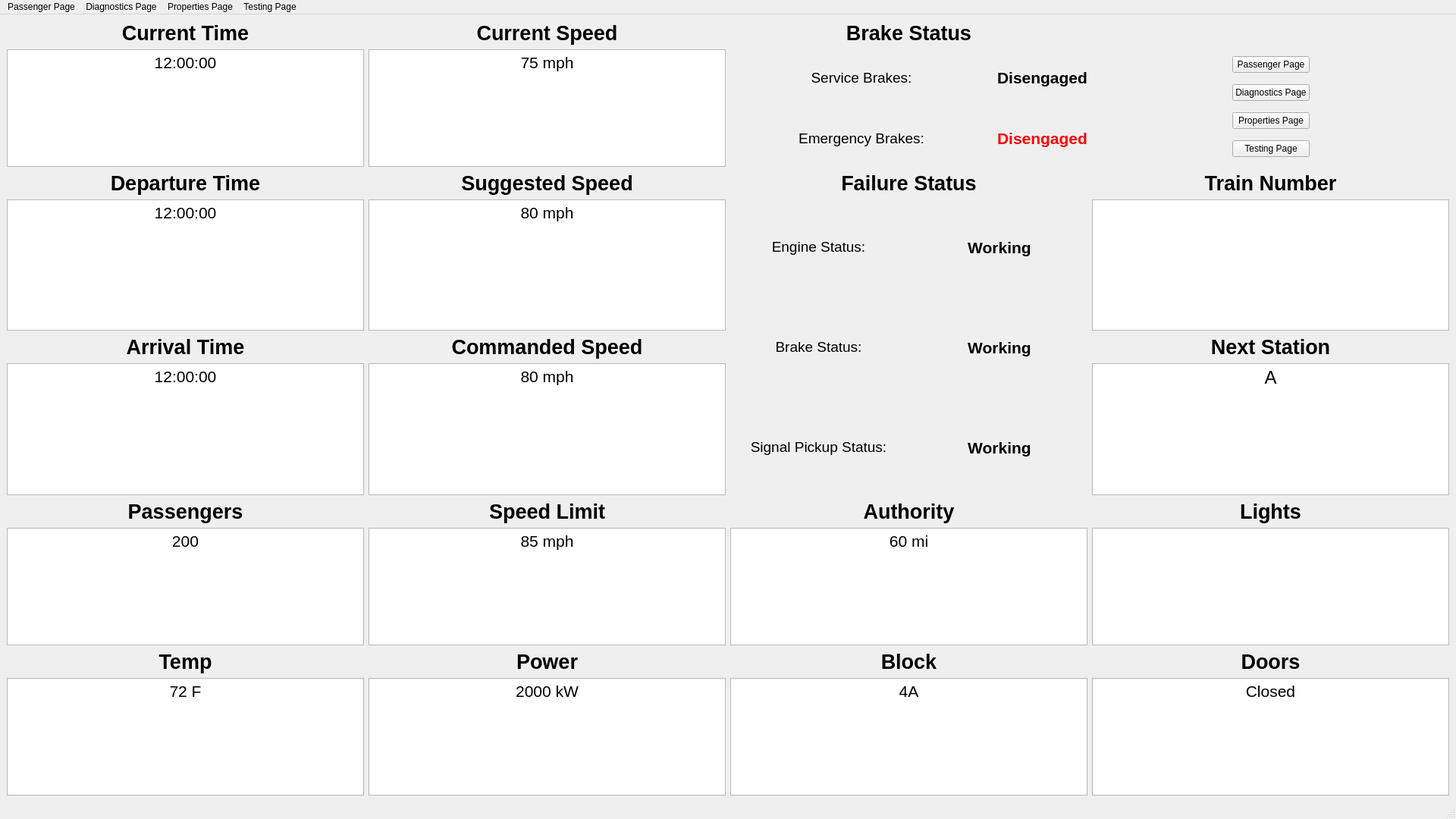
<?xml version="1.0" encoding="UTF-8"?>
<ui version="4.0">
 <class>TrainModel</class>
 <widget class="QMainWindow" name="TrainModel">
  <property name="geometry">
   <rect>
    <x>0</x>
    <y>0</y>
    <width>1920</width>
    <height>1080</height>
   </rect>
  </property>
  <property name="windowTitle">
   <string>MainWindow</string>
  </property>
  <widget class="QWidget" name="centralwidget">
   <layout class="QGridLayout" name="gridLayout_5">
    <item row="0" column="0">
     <layout class="QGridLayout" name="gridLayout">
      <property name="sizeConstraint">
       <enum>QLayout::SetDefaultConstraint</enum>
      </property>
      <item row="4" column="4">
       <widget class="QLabel" name="label">
        <property name="font">
         <font>
          <family>Arial</family>
          <pointsize>20</pointsize>
          <weight>75</weight>
          <bold>true</bold>
         </font>
        </property>
        <property name="text">
         <string>Lights</string>
        </property>
        <property name="alignment">
         <set>Qt::AlignCenter</set>
        </property>
       </widget>
      </item>
      <item row="0" column="0">
       <widget class="QLabel" name="currentTime_label">
        <property name="font">
         <font>
          <family>Arial</family>
          <pointsize>20</pointsize>
          <weight>75</weight>
          <bold>true</bold>
         </font>
        </property>
        <property name="text">
         <string>Current Time</string>
        </property>
        <property name="textFormat">
         <enum>Qt::RichText</enum>
        </property>
        <property name="scaledContents">
         <bool>false</bool>
        </property>
        <property name="alignment">
         <set>Qt::AlignCenter</set>
        </property>
       </widget>
      </item>
      <item row="8" column="4">
       <layout class="QGridLayout" name="doors_grid">
        <item row="0" column="0">
         <widget class="QLabel" name="doors_label">
          <property name="font">
           <font>
            <family>Arial</family>
            <pointsize>20</pointsize>
            <weight>75</weight>
            <bold>true</bold>
           </font>
          </property>
          <property name="text">
           <string>Doors</string>
          </property>
          <property name="textFormat">
           <enum>Qt::RichText</enum>
          </property>
          <property name="scaledContents">
           <bool>false</bool>
          </property>
          <property name="alignment">
           <set>Qt::AlignCenter</set>
          </property>
         </widget>
        </item>
       </layout>
      </item>
      <item row="1" column="3">
       <layout class="QGridLayout" name="brakeStatus_grid">
        <item row="0" column="0">
         <widget class="QLabel" name="serviceBrakes_label">
          <property name="font">
           <font>
            <family>Arial</family>
            <pointsize>14</pointsize>
            <weight>50</weight>
            <bold>false</bold>
           </font>
          </property>
          <property name="text">
           <string>Service Brakes:</string>
          </property>
          <property name="textFormat">
           <enum>Qt::RichText</enum>
          </property>
          <property name="scaledContents">
           <bool>false</bool>
          </property>
          <property name="alignment">
           <set>Qt::AlignCenter</set>
          </property>
         </widget>
        </item>
        <item row="1" column="0">
         <widget class="QLabel" name="emergencyBrakes_label">
          <property name="sizePolicy">
           <sizepolicy hsizetype="Expanding" vsizetype="Preferred">
            <horstretch>0</horstretch>
            <verstretch>0</verstretch>
           </sizepolicy>
          </property>
          <property name="font">
           <font>
            <family>Arial</family>
            <pointsize>14</pointsize>
            <weight>50</weight>
            <bold>false</bold>
           </font>
          </property>
          <property name="text">
           <string>Emergency Brakes:</string>
          </property>
          <property name="textFormat">
           <enum>Qt::RichText</enum>
          </property>
          <property name="scaledContents">
           <bool>false</bool>
          </property>
          <property name="alignment">
           <set>Qt::AlignCenter</set>
          </property>
         </widget>
        </item>
        <item row="1" column="1">
         <widget class="QLabel" name="emergencyBrakes_indicator">
          <property name="font">
           <font>
            <family>Arial</family>
            <pointsize>16</pointsize>
            <weight>75</weight>
            <bold>true</bold>
           </font>
          </property>
          <property name="autoFillBackground">
           <bool>false</bool>
          </property>
          <property name="text">
           <string>&lt;html&gt;&lt;head/&gt;&lt;body&gt;&lt;p&gt;&lt;span style=&quot; color:#ff0004;&quot;&gt;Disengaged&lt;/span&gt;&lt;/p&gt;&lt;/body&gt;&lt;/html&gt;</string>
          </property>
          <property name="alignment">
           <set>Qt::AlignCenter</set>
          </property>
         </widget>
        </item>
        <item row="0" column="1">
         <widget class="QLabel" name="serviceBrakes_indicator">
          <property name="font">
           <font>
            <family>Arial</family>
            <pointsize>16</pointsize>
            <weight>75</weight>
            <bold>true</bold>
           </font>
          </property>
          <property name="text">
           <string>Disengaged</string>
          </property>
          <property name="alignment">
           <set>Qt::AlignCenter</set>
          </property>
         </widget>
        </item>
       </layout>
      </item>
      <item row="0" column="3">
       <widget class="QLabel" name="brakeStatus_label">
        <property name="font">
         <font>
          <family>Arial</family>
          <pointsize>20</pointsize>
          <weight>75</weight>
          <bold>true</bold>
         </font>
        </property>
        <property name="text">
         <string>Brake Status</string>
        </property>
        <property name="textFormat">
         <enum>Qt::RichText</enum>
        </property>
        <property name="scaledContents">
         <bool>false</bool>
        </property>
        <property name="alignment">
         <set>Qt::AlignCenter</set>
        </property>
       </widget>
      </item>
      <item row="1" column="4">
       <layout class="QGridLayout" name="page_buttons_grid">
        <item row="1" column="0">
         <spacer name="horizontalSpacer">
          <property name="orientation">
           <enum>Qt::Horizontal</enum>
          </property>
          <property name="sizeHint" stdset="0">
           <size>
            <width>40</width>
            <height>20</height>
           </size>
          </property>
         </spacer>
        </item>
        <item row="0" column="1">
         <widget class="QPushButton" name="passengerPage_button">
          <property name="text">
           <string>Passenger Page</string>
          </property>
         </widget>
        </item>
        <item row="1" column="1">
         <widget class="QPushButton" name="diagnostics_button">
          <property name="text">
           <string>Diagnostics Page</string>
          </property>
         </widget>
        </item>
        <item row="2" column="1">
         <widget class="QPushButton" name="propertiesPage_button">
          <property name="text">
           <string>Properties Page</string>
          </property>
         </widget>
        </item>
        <item row="1" column="2">
         <spacer name="horizontalSpacer_2">
          <property name="orientation">
           <enum>Qt::Horizontal</enum>
          </property>
          <property name="sizeHint" stdset="0">
           <size>
            <width>40</width>
            <height>20</height>
           </size>
          </property>
         </spacer>
        </item>
        <item row="3" column="1">
         <widget class="QPushButton" name="testingPage_button">
          <property name="text">
           <string>Testing Page</string>
          </property>
         </widget>
        </item>
       </layout>
      </item>
      <item row="2" column="0">
       <widget class="QLabel" name="departureTime_label">
        <property name="font">
         <font>
          <family>Arial</family>
          <pointsize>20</pointsize>
          <weight>75</weight>
          <bold>true</bold>
         </font>
        </property>
        <property name="text">
         <string>Departure Time</string>
        </property>
        <property name="scaledContents">
         <bool>false</bool>
        </property>
        <property name="alignment">
         <set>Qt::AlignCenter</set>
        </property>
       </widget>
      </item>
      <item row="0" column="2">
       <widget class="QLabel" name="currentSpeed_label">
        <property name="font">
         <font>
          <family>Arial</family>
          <pointsize>20</pointsize>
          <weight>75</weight>
          <bold>true</bold>
         </font>
        </property>
        <property name="text">
         <string>Current Speed</string>
        </property>
        <property name="textFormat">
         <enum>Qt::RichText</enum>
        </property>
        <property name="scaledContents">
         <bool>false</bool>
        </property>
        <property name="alignment">
         <set>Qt::AlignCenter</set>
        </property>
       </widget>
      </item>
      <item row="3" column="2">
       <layout class="QGridLayout" name="speed_grid">
        <item row="2" column="0">
         <widget class="QTextBrowser" name="suggestedSpeed_text">
          <property name="font">
           <font>
            <family>Arial</family>
            <pointsize>28</pointsize>
           </font>
          </property>
          <property name="verticalScrollBarPolicy">
           <enum>Qt::ScrollBarAlwaysOff</enum>
          </property>
          <property name="horizontalScrollBarPolicy">
           <enum>Qt::ScrollBarAlwaysOff</enum>
          </property>
          <property name="html">
           <string>&lt;!DOCTYPE HTML PUBLIC &quot;-//W3C//DTD HTML 4.0//EN&quot; &quot;http://www.w3.org/TR/REC-html40/strict.dtd&quot;&gt;
&lt;html&gt;&lt;head&gt;&lt;meta name=&quot;qrichtext&quot; content=&quot;1&quot; /&gt;&lt;style type=&quot;text/css&quot;&gt;
p, li { white-space: pre-wrap; }
&lt;/style&gt;&lt;/head&gt;&lt;body style=&quot; font-family:'Arial'; font-size:28pt; font-weight:400; font-style:normal;&quot;&gt;
&lt;p align=&quot;center&quot; style=&quot; margin-top:0px; margin-bottom:0px; margin-left:0px; margin-right:0px; -qt-block-indent:0; text-indent:0px;&quot;&gt;&lt;span style=&quot; font-family:'MS Shell Dlg 2'; font-size:16pt;&quot;&gt;80 mph&lt;/span&gt;&lt;/p&gt;
&lt;p align=&quot;center&quot; style=&quot;-qt-paragraph-type:empty; margin-top:0px; margin-bottom:0px; margin-left:0px; margin-right:0px; -qt-block-indent:0; text-indent:0px; font-family:'MS Shell Dlg 2'; font-size:16pt;&quot;&gt;&lt;br /&gt;&lt;/p&gt;&lt;/body&gt;&lt;/html&gt;</string>
          </property>
         </widget>
        </item>
        <item row="3" column="0">
         <widget class="QLabel" name="commandedSpeed_label">
          <property name="font">
           <font>
            <family>Arial</family>
            <pointsize>20</pointsize>
            <weight>75</weight>
            <bold>true</bold>
           </font>
          </property>
          <property name="text">
           <string>Commanded Speed</string>
          </property>
          <property name="alignment">
           <set>Qt::AlignCenter</set>
          </property>
         </widget>
        </item>
        <item row="4" column="0">
         <widget class="QTextBrowser" name="commandedSpeed_text">
          <property name="html">
           <string>&lt;!DOCTYPE HTML PUBLIC &quot;-//W3C//DTD HTML 4.0//EN&quot; &quot;http://www.w3.org/TR/REC-html40/strict.dtd&quot;&gt;
&lt;html&gt;&lt;head&gt;&lt;meta name=&quot;qrichtext&quot; content=&quot;1&quot; /&gt;&lt;style type=&quot;text/css&quot;&gt;
p, li { white-space: pre-wrap; }
&lt;/style&gt;&lt;/head&gt;&lt;body style=&quot; font-family:'MS Shell Dlg 2'; font-size:8.25pt; font-weight:400; font-style:normal;&quot;&gt;
&lt;p align=&quot;center&quot; style=&quot; margin-top:0px; margin-bottom:0px; margin-left:0px; margin-right:0px; -qt-block-indent:0; text-indent:0px;&quot;&gt;&lt;span style=&quot; font-size:16pt;&quot;&gt;80 mph&lt;/span&gt;&lt;/p&gt;
&lt;p align=&quot;center&quot; style=&quot;-qt-paragraph-type:empty; margin-top:0px; margin-bottom:0px; margin-left:0px; margin-right:0px; -qt-block-indent:0; text-indent:0px; font-size:16pt;&quot;&gt;&lt;br /&gt;&lt;/p&gt;&lt;/body&gt;&lt;/html&gt;</string>
          </property>
         </widget>
        </item>
       </layout>
      </item>
      <item row="3" column="0">
       <layout class="QGridLayout" name="time_grid">
        <item row="0" column="0">
         <widget class="QTextBrowser" name="departureTime_text">
          <property name="font">
           <font>
            <family>Arial</family>
            <pointsize>28</pointsize>
           </font>
          </property>
          <property name="verticalScrollBarPolicy">
           <enum>Qt::ScrollBarAlwaysOff</enum>
          </property>
          <property name="horizontalScrollBarPolicy">
           <enum>Qt::ScrollBarAlwaysOff</enum>
          </property>
          <property name="html">
           <string>&lt;!DOCTYPE HTML PUBLIC &quot;-//W3C//DTD HTML 4.0//EN&quot; &quot;http://www.w3.org/TR/REC-html40/strict.dtd&quot;&gt;
&lt;html&gt;&lt;head&gt;&lt;meta name=&quot;qrichtext&quot; content=&quot;1&quot; /&gt;&lt;style type=&quot;text/css&quot;&gt;
p, li { white-space: pre-wrap; }
&lt;/style&gt;&lt;/head&gt;&lt;body style=&quot; font-family:'Arial'; font-size:28pt; font-weight:400; font-style:normal;&quot;&gt;
&lt;p align=&quot;center&quot; style=&quot; margin-top:0px; margin-bottom:0px; margin-left:0px; margin-right:0px; -qt-block-indent:0; text-indent:0px;&quot;&gt;&lt;span style=&quot; font-family:'MS Shell Dlg 2'; font-size:16pt;&quot;&gt;12:00:00&lt;/span&gt;&lt;/p&gt;&lt;/body&gt;&lt;/html&gt;</string>
          </property>
         </widget>
        </item>
        <item row="1" column="0">
         <widget class="QLabel" name="arrivalTime_label">
          <property name="font">
           <font>
            <family>Arial</family>
            <pointsize>20</pointsize>
            <weight>75</weight>
            <bold>true</bold>
           </font>
          </property>
          <property name="text">
           <string>Arrival Time</string>
          </property>
          <property name="textFormat">
           <enum>Qt::RichText</enum>
          </property>
          <property name="scaledContents">
           <bool>false</bool>
          </property>
          <property name="alignment">
           <set>Qt::AlignCenter</set>
          </property>
         </widget>
        </item>
        <item row="2" column="0">
         <widget class="QTextBrowser" name="arrivalTime_text">
          <property name="font">
           <font>
            <family>Arial</family>
            <pointsize>28</pointsize>
           </font>
          </property>
          <property name="verticalScrollBarPolicy">
           <enum>Qt::ScrollBarAlwaysOff</enum>
          </property>
          <property name="horizontalScrollBarPolicy">
           <enum>Qt::ScrollBarAlwaysOff</enum>
          </property>
          <property name="html">
           <string>&lt;!DOCTYPE HTML PUBLIC &quot;-//W3C//DTD HTML 4.0//EN&quot; &quot;http://www.w3.org/TR/REC-html40/strict.dtd&quot;&gt;
&lt;html&gt;&lt;head&gt;&lt;meta name=&quot;qrichtext&quot; content=&quot;1&quot; /&gt;&lt;style type=&quot;text/css&quot;&gt;
p, li { white-space: pre-wrap; }
&lt;/style&gt;&lt;/head&gt;&lt;body style=&quot; font-family:'Arial'; font-size:28pt; font-weight:400; font-style:normal;&quot;&gt;
&lt;p align=&quot;center&quot; style=&quot; margin-top:0px; margin-bottom:0px; margin-left:0px; margin-right:0px; -qt-block-indent:0; text-indent:0px;&quot;&gt;&lt;span style=&quot; font-family:'MS Shell Dlg 2'; font-size:16pt;&quot;&gt;12:00:00&lt;/span&gt;&lt;/p&gt;&lt;/body&gt;&lt;/html&gt;</string>
          </property>
         </widget>
        </item>
       </layout>
      </item>
      <item row="8" column="0">
       <widget class="QLabel" name="temp_label">
        <property name="font">
         <font>
          <family>Arial</family>
          <pointsize>20</pointsize>
          <weight>75</weight>
          <bold>true</bold>
         </font>
        </property>
        <property name="text">
         <string>Temp</string>
        </property>
        <property name="textFormat">
         <enum>Qt::RichText</enum>
        </property>
        <property name="scaledContents">
         <bool>false</bool>
        </property>
        <property name="alignment">
         <set>Qt::AlignCenter</set>
        </property>
       </widget>
      </item>
      <item row="2" column="2">
       <widget class="QLabel" name="suggestedSpeed_label">
        <property name="font">
         <font>
          <family>Arial</family>
          <pointsize>20</pointsize>
          <weight>75</weight>
          <bold>true</bold>
         </font>
        </property>
        <property name="text">
         <string>Suggested Speed</string>
        </property>
        <property name="textFormat">
         <enum>Qt::RichText</enum>
        </property>
        <property name="scaledContents">
         <bool>false</bool>
        </property>
        <property name="alignment">
         <set>Qt::AlignCenter</set>
        </property>
       </widget>
      </item>
      <item row="6" column="3">
       <widget class="QTextBrowser" name="authority_text">
        <property name="verticalScrollBarPolicy">
         <enum>Qt::ScrollBarAlwaysOff</enum>
        </property>
        <property name="horizontalScrollBarPolicy">
         <enum>Qt::ScrollBarAlwaysOff</enum>
        </property>
        <property name="html">
         <string>&lt;!DOCTYPE HTML PUBLIC &quot;-//W3C//DTD HTML 4.0//EN&quot; &quot;http://www.w3.org/TR/REC-html40/strict.dtd&quot;&gt;
&lt;html&gt;&lt;head&gt;&lt;meta name=&quot;qrichtext&quot; content=&quot;1&quot; /&gt;&lt;style type=&quot;text/css&quot;&gt;
p, li { white-space: pre-wrap; }
&lt;/style&gt;&lt;/head&gt;&lt;body style=&quot; font-family:'MS Shell Dlg 2'; font-size:8.25pt; font-weight:400; font-style:normal;&quot;&gt;
&lt;p align=&quot;center&quot; style=&quot; margin-top:0px; margin-bottom:0px; margin-left:0px; margin-right:0px; -qt-block-indent:0; text-indent:0px;&quot;&gt;&lt;span style=&quot; font-size:16pt;&quot;&gt;60 mi&lt;/span&gt;&lt;/p&gt;&lt;/body&gt;&lt;/html&gt;</string>
        </property>
       </widget>
      </item>
      <item row="9" column="2">
       <widget class="QTextBrowser" name="power_text">
        <property name="font">
         <font>
          <family>Arial</family>
          <pointsize>28</pointsize>
         </font>
        </property>
        <property name="verticalScrollBarPolicy">
         <enum>Qt::ScrollBarAlwaysOff</enum>
        </property>
        <property name="horizontalScrollBarPolicy">
         <enum>Qt::ScrollBarAlwaysOff</enum>
        </property>
        <property name="html">
         <string>&lt;!DOCTYPE HTML PUBLIC &quot;-//W3C//DTD HTML 4.0//EN&quot; &quot;http://www.w3.org/TR/REC-html40/strict.dtd&quot;&gt;
&lt;html&gt;&lt;head&gt;&lt;meta name=&quot;qrichtext&quot; content=&quot;1&quot; /&gt;&lt;style type=&quot;text/css&quot;&gt;
p, li { white-space: pre-wrap; }
&lt;/style&gt;&lt;/head&gt;&lt;body style=&quot; font-family:'Arial'; font-size:28pt; font-weight:400; font-style:normal;&quot;&gt;
&lt;p align=&quot;center&quot; style=&quot; margin-top:0px; margin-bottom:0px; margin-left:0px; margin-right:0px; -qt-block-indent:0; text-indent:0px;&quot;&gt;&lt;span style=&quot; font-family:'MS Shell Dlg 2'; font-size:16pt;&quot;&gt;2000 kW&lt;/span&gt;&lt;/p&gt;&lt;/body&gt;&lt;/html&gt;</string>
        </property>
       </widget>
      </item>
      <item row="8" column="2">
       <widget class="QLabel" name="power_label">
        <property name="font">
         <font>
          <family>Arial</family>
          <pointsize>20</pointsize>
          <weight>75</weight>
          <bold>true</bold>
         </font>
        </property>
        <property name="text">
         <string>Power</string>
        </property>
        <property name="textFormat">
         <enum>Qt::RichText</enum>
        </property>
        <property name="scaledContents">
         <bool>false</bool>
        </property>
        <property name="alignment">
         <set>Qt::AlignCenter</set>
        </property>
       </widget>
      </item>
      <item row="4" column="0">
       <widget class="QLabel" name="passengers_label">
        <property name="font">
         <font>
          <family>Arial</family>
          <pointsize>20</pointsize>
          <weight>75</weight>
          <bold>true</bold>
         </font>
        </property>
        <property name="text">
         <string>Passengers</string>
        </property>
        <property name="textFormat">
         <enum>Qt::RichText</enum>
        </property>
        <property name="scaledContents">
         <bool>false</bool>
        </property>
        <property name="alignment">
         <set>Qt::AlignCenter</set>
        </property>
       </widget>
      </item>
      <item row="4" column="2">
       <widget class="QLabel" name="speedLimit_label">
        <property name="font">
         <font>
          <family>Arial</family>
          <pointsize>20</pointsize>
          <weight>75</weight>
          <bold>true</bold>
         </font>
        </property>
        <property name="text">
         <string>Speed Limit</string>
        </property>
        <property name="textFormat">
         <enum>Qt::RichText</enum>
        </property>
        <property name="scaledContents">
         <bool>false</bool>
        </property>
        <property name="alignment">
         <set>Qt::AlignCenter</set>
        </property>
       </widget>
      </item>
      <item row="1" column="2">
       <widget class="QTextBrowser" name="currentSpeed_text">
        <property name="font">
         <font>
          <family>Arial</family>
          <pointsize>28</pointsize>
         </font>
        </property>
        <property name="verticalScrollBarPolicy">
         <enum>Qt::ScrollBarAlwaysOff</enum>
        </property>
        <property name="horizontalScrollBarPolicy">
         <enum>Qt::ScrollBarAlwaysOff</enum>
        </property>
        <property name="html">
         <string>&lt;!DOCTYPE HTML PUBLIC &quot;-//W3C//DTD HTML 4.0//EN&quot; &quot;http://www.w3.org/TR/REC-html40/strict.dtd&quot;&gt;
&lt;html&gt;&lt;head&gt;&lt;meta name=&quot;qrichtext&quot; content=&quot;1&quot; /&gt;&lt;style type=&quot;text/css&quot;&gt;
p, li { white-space: pre-wrap; }
&lt;/style&gt;&lt;/head&gt;&lt;body style=&quot; font-family:'Arial'; font-size:28pt; font-weight:400; font-style:normal;&quot;&gt;
&lt;p align=&quot;center&quot; style=&quot; margin-top:0px; margin-bottom:0px; margin-left:0px; margin-right:0px; -qt-block-indent:0; text-indent:0px;&quot;&gt;&lt;span style=&quot; font-family:'MS Shell Dlg 2'; font-size:16pt;&quot;&gt;75 mph&lt;/span&gt;&lt;/p&gt;&lt;/body&gt;&lt;/html&gt;</string>
        </property>
       </widget>
      </item>
      <item row="3" column="4">
       <layout class="QGridLayout" name="accLimit_grid">
        <item row="3" column="0">
         <widget class="QTextBrowser" name="nextStation_text">
          <property name="html">
           <string>&lt;!DOCTYPE HTML PUBLIC &quot;-//W3C//DTD HTML 4.0//EN&quot; &quot;http://www.w3.org/TR/REC-html40/strict.dtd&quot;&gt;
&lt;html&gt;&lt;head&gt;&lt;meta name=&quot;qrichtext&quot; content=&quot;1&quot; /&gt;&lt;style type=&quot;text/css&quot;&gt;
p, li { white-space: pre-wrap; }
&lt;/style&gt;&lt;/head&gt;&lt;body style=&quot; font-family:'MS Shell Dlg 2'; font-size:8.25pt; font-weight:400; font-style:normal;&quot;&gt;
&lt;p align=&quot;center&quot; style=&quot; margin-top:0px; margin-bottom:0px; margin-left:0px; margin-right:0px; -qt-block-indent:0; text-indent:0px;&quot;&gt;&lt;span style=&quot; font-size:18pt;&quot;&gt;A&lt;/span&gt;&lt;/p&gt;&lt;/body&gt;&lt;/html&gt;</string>
          </property>
         </widget>
        </item>
        <item row="2" column="0">
         <widget class="QLabel" name="nextStation_label">
          <property name="font">
           <font>
            <family>Arial</family>
            <pointsize>20</pointsize>
            <weight>75</weight>
            <bold>true</bold>
           </font>
          </property>
          <property name="text">
           <string>Next Station</string>
          </property>
          <property name="alignment">
           <set>Qt::AlignCenter</set>
          </property>
         </widget>
        </item>
        <item row="1" column="0">
         <widget class="QTextBrowser" name="trainNum_text"/>
        </item>
       </layout>
      </item>
      <item row="2" column="3">
       <widget class="QLabel" name="failureStatus_label">
        <property name="font">
         <font>
          <family>Arial</family>
          <pointsize>20</pointsize>
          <weight>75</weight>
          <bold>true</bold>
         </font>
        </property>
        <property name="text">
         <string>Failure Status</string>
        </property>
        <property name="textFormat">
         <enum>Qt::RichText</enum>
        </property>
        <property name="scaledContents">
         <bool>false</bool>
        </property>
        <property name="alignment">
         <set>Qt::AlignCenter</set>
        </property>
       </widget>
      </item>
      <item row="6" column="0">
       <widget class="QTextBrowser" name="passengers_text">
        <property name="verticalScrollBarPolicy">
         <enum>Qt::ScrollBarAlwaysOff</enum>
        </property>
        <property name="horizontalScrollBarPolicy">
         <enum>Qt::ScrollBarAlwaysOff</enum>
        </property>
        <property name="html">
         <string>&lt;!DOCTYPE HTML PUBLIC &quot;-//W3C//DTD HTML 4.0//EN&quot; &quot;http://www.w3.org/TR/REC-html40/strict.dtd&quot;&gt;
&lt;html&gt;&lt;head&gt;&lt;meta name=&quot;qrichtext&quot; content=&quot;1&quot; /&gt;&lt;style type=&quot;text/css&quot;&gt;
p, li { white-space: pre-wrap; }
&lt;/style&gt;&lt;/head&gt;&lt;body style=&quot; font-family:'MS Shell Dlg 2'; font-size:8.25pt; font-weight:400; font-style:normal;&quot;&gt;
&lt;p align=&quot;center&quot; style=&quot; margin-top:0px; margin-bottom:0px; margin-left:0px; margin-right:0px; -qt-block-indent:0; text-indent:0px;&quot;&gt;&lt;span style=&quot; font-size:16pt;&quot;&gt;200&lt;/span&gt;&lt;/p&gt;&lt;/body&gt;&lt;/html&gt;</string>
        </property>
       </widget>
      </item>
      <item row="9" column="0">
       <widget class="QTextBrowser" name="temp_text">
        <property name="verticalScrollBarPolicy">
         <enum>Qt::ScrollBarAlwaysOff</enum>
        </property>
        <property name="horizontalScrollBarPolicy">
         <enum>Qt::ScrollBarAlwaysOff</enum>
        </property>
        <property name="html">
         <string>&lt;!DOCTYPE HTML PUBLIC &quot;-//W3C//DTD HTML 4.0//EN&quot; &quot;http://www.w3.org/TR/REC-html40/strict.dtd&quot;&gt;
&lt;html&gt;&lt;head&gt;&lt;meta name=&quot;qrichtext&quot; content=&quot;1&quot; /&gt;&lt;style type=&quot;text/css&quot;&gt;
p, li { white-space: pre-wrap; }
&lt;/style&gt;&lt;/head&gt;&lt;body style=&quot; font-family:'MS Shell Dlg 2'; font-size:8.25pt; font-weight:400; font-style:normal;&quot;&gt;
&lt;p align=&quot;center&quot; style=&quot; margin-top:0px; margin-bottom:0px; margin-left:0px; margin-right:0px; -qt-block-indent:0; text-indent:0px;&quot;&gt;&lt;span style=&quot; font-size:16pt;&quot;&gt;72 F&lt;/span&gt;&lt;/p&gt;&lt;/body&gt;&lt;/html&gt;</string>
        </property>
       </widget>
      </item>
      <item row="9" column="3">
       <widget class="QTextBrowser" name="block_text">
        <property name="font">
         <font>
          <family>Arial</family>
          <pointsize>28</pointsize>
         </font>
        </property>
        <property name="verticalScrollBarPolicy">
         <enum>Qt::ScrollBarAlwaysOff</enum>
        </property>
        <property name="horizontalScrollBarPolicy">
         <enum>Qt::ScrollBarAlwaysOff</enum>
        </property>
        <property name="html">
         <string>&lt;!DOCTYPE HTML PUBLIC &quot;-//W3C//DTD HTML 4.0//EN&quot; &quot;http://www.w3.org/TR/REC-html40/strict.dtd&quot;&gt;
&lt;html&gt;&lt;head&gt;&lt;meta name=&quot;qrichtext&quot; content=&quot;1&quot; /&gt;&lt;style type=&quot;text/css&quot;&gt;
p, li { white-space: pre-wrap; }
&lt;/style&gt;&lt;/head&gt;&lt;body style=&quot; font-family:'Arial'; font-size:28pt; font-weight:400; font-style:normal;&quot;&gt;
&lt;p align=&quot;center&quot; style=&quot; margin-top:0px; margin-bottom:0px; margin-left:0px; margin-right:0px; -qt-block-indent:0; text-indent:0px;&quot;&gt;&lt;span style=&quot; font-family:'MS Shell Dlg 2'; font-size:16pt;&quot;&gt;4A&lt;/span&gt;&lt;/p&gt;&lt;/body&gt;&lt;/html&gt;</string>
        </property>
       </widget>
      </item>
      <item row="6" column="2">
       <widget class="QTextBrowser" name="speedLimit_text">
        <property name="font">
         <font>
          <family>Arial</family>
          <pointsize>28</pointsize>
         </font>
        </property>
        <property name="verticalScrollBarPolicy">
         <enum>Qt::ScrollBarAlwaysOff</enum>
        </property>
        <property name="horizontalScrollBarPolicy">
         <enum>Qt::ScrollBarAlwaysOff</enum>
        </property>
        <property name="html">
         <string>&lt;!DOCTYPE HTML PUBLIC &quot;-//W3C//DTD HTML 4.0//EN&quot; &quot;http://www.w3.org/TR/REC-html40/strict.dtd&quot;&gt;
&lt;html&gt;&lt;head&gt;&lt;meta name=&quot;qrichtext&quot; content=&quot;1&quot; /&gt;&lt;style type=&quot;text/css&quot;&gt;
p, li { white-space: pre-wrap; }
&lt;/style&gt;&lt;/head&gt;&lt;body style=&quot; font-family:'Arial'; font-size:28pt; font-weight:400; font-style:normal;&quot;&gt;
&lt;p align=&quot;center&quot; style=&quot; margin-top:0px; margin-bottom:0px; margin-left:0px; margin-right:0px; -qt-block-indent:0; text-indent:0px;&quot;&gt;&lt;span style=&quot; font-family:'MS Shell Dlg 2'; font-size:16pt;&quot;&gt;85 mph&lt;/span&gt;&lt;/p&gt;&lt;/body&gt;&lt;/html&gt;</string>
        </property>
       </widget>
      </item>
      <item row="3" column="3">
       <layout class="QGridLayout" name="failureStatus_grid">
        <item row="1" column="0">
         <widget class="QLabel" name="brakeFailureStatus_label">
          <property name="font">
           <font>
            <family>Arial</family>
            <pointsize>14</pointsize>
            <weight>50</weight>
            <bold>false</bold>
           </font>
          </property>
          <property name="text">
           <string>Brake Status:</string>
          </property>
          <property name="textFormat">
           <enum>Qt::RichText</enum>
          </property>
          <property name="scaledContents">
           <bool>false</bool>
          </property>
          <property name="alignment">
           <set>Qt::AlignCenter</set>
          </property>
         </widget>
        </item>
        <item row="2" column="0">
         <widget class="QLabel" name="signalPickupFailure_label">
          <property name="font">
           <font>
            <family>Arial</family>
            <pointsize>14</pointsize>
            <weight>50</weight>
            <bold>false</bold>
           </font>
          </property>
          <property name="text">
           <string>Signal Pickup Status:</string>
          </property>
          <property name="textFormat">
           <enum>Qt::RichText</enum>
          </property>
          <property name="scaledContents">
           <bool>false</bool>
          </property>
          <property name="alignment">
           <set>Qt::AlignCenter</set>
          </property>
         </widget>
        </item>
        <item row="0" column="0">
         <widget class="QLabel" name="engineFailure_label">
          <property name="font">
           <font>
            <family>Arial</family>
            <pointsize>14</pointsize>
            <weight>50</weight>
            <bold>false</bold>
           </font>
          </property>
          <property name="text">
           <string>Engine Status:</string>
          </property>
          <property name="textFormat">
           <enum>Qt::RichText</enum>
          </property>
          <property name="scaledContents">
           <bool>false</bool>
          </property>
          <property name="alignment">
           <set>Qt::AlignCenter</set>
          </property>
         </widget>
        </item>
        <item row="1" column="1">
         <widget class="QLabel" name="brakeStatus_indicator">
          <property name="font">
           <font>
            <family>Arial</family>
            <pointsize>16</pointsize>
            <weight>75</weight>
            <bold>true</bold>
           </font>
          </property>
          <property name="text">
           <string>Working</string>
          </property>
          <property name="alignment">
           <set>Qt::AlignCenter</set>
          </property>
         </widget>
        </item>
        <item row="0" column="1">
         <widget class="QLabel" name="engineStatus_indicator">
          <property name="font">
           <font>
            <family>Arial</family>
            <pointsize>16</pointsize>
            <weight>75</weight>
            <bold>true</bold>
           </font>
          </property>
          <property name="text">
           <string>Working</string>
          </property>
          <property name="alignment">
           <set>Qt::AlignCenter</set>
          </property>
         </widget>
        </item>
        <item row="2" column="1">
         <widget class="QLabel" name="signalpickupStatus_indicator">
          <property name="font">
           <font>
            <family>Arial</family>
            <pointsize>16</pointsize>
            <weight>75</weight>
            <bold>true</bold>
           </font>
          </property>
          <property name="text">
           <string>Working</string>
          </property>
          <property name="alignment">
           <set>Qt::AlignCenter</set>
          </property>
         </widget>
        </item>
       </layout>
      </item>
      <item row="8" column="3">
       <layout class="QGridLayout" name="block_grid">
        <item row="0" column="0">
         <widget class="QLabel" name="block_label">
          <property name="font">
           <font>
            <family>Arial</family>
            <pointsize>20</pointsize>
            <weight>75</weight>
            <bold>true</bold>
           </font>
          </property>
          <property name="text">
           <string>Block</string>
          </property>
          <property name="textFormat">
           <enum>Qt::RichText</enum>
          </property>
          <property name="scaledContents">
           <bool>false</bool>
          </property>
          <property name="alignment">
           <set>Qt::AlignCenter</set>
          </property>
         </widget>
        </item>
       </layout>
      </item>
      <item row="4" column="3">
       <widget class="QLabel" name="authority_label">
        <property name="font">
         <font>
          <family>Arial</family>
          <pointsize>20</pointsize>
          <weight>75</weight>
          <bold>true</bold>
         </font>
        </property>
        <property name="text">
         <string>Authority</string>
        </property>
        <property name="textFormat">
         <enum>Qt::RichText</enum>
        </property>
        <property name="scaledContents">
         <bool>false</bool>
        </property>
        <property name="alignment">
         <set>Qt::AlignCenter</set>
        </property>
       </widget>
      </item>
      <item row="1" column="0">
       <widget class="QTextBrowser" name="currentTime_text">
        <property name="enabled">
         <bool>true</bool>
        </property>
        <property name="sizePolicy">
         <sizepolicy hsizetype="Minimum" vsizetype="Minimum">
          <horstretch>0</horstretch>
          <verstretch>0</verstretch>
         </sizepolicy>
        </property>
        <property name="minimumSize">
         <size>
          <width>1</width>
          <height>1</height>
         </size>
        </property>
        <property name="font">
         <font>
          <family>Arial</family>
          <pointsize>28</pointsize>
         </font>
        </property>
        <property name="verticalScrollBarPolicy">
         <enum>Qt::ScrollBarAlwaysOff</enum>
        </property>
        <property name="horizontalScrollBarPolicy">
         <enum>Qt::ScrollBarAlwaysOff</enum>
        </property>
        <property name="html">
         <string>&lt;!DOCTYPE HTML PUBLIC &quot;-//W3C//DTD HTML 4.0//EN&quot; &quot;http://www.w3.org/TR/REC-html40/strict.dtd&quot;&gt;
&lt;html&gt;&lt;head&gt;&lt;meta name=&quot;qrichtext&quot; content=&quot;1&quot; /&gt;&lt;style type=&quot;text/css&quot;&gt;
p, li { white-space: pre-wrap; }
&lt;/style&gt;&lt;/head&gt;&lt;body style=&quot; font-family:'Arial'; font-size:28pt; font-weight:400; font-style:normal;&quot;&gt;
&lt;p align=&quot;center&quot; style=&quot; margin-top:0px; margin-bottom:0px; margin-left:0px; margin-right:0px; -qt-block-indent:0; text-indent:0px;&quot;&gt;&lt;span style=&quot; font-family:'MS Shell Dlg 2'; font-size:16pt;&quot;&gt;12:00:00&lt;/span&gt;&lt;/p&gt;&lt;/body&gt;&lt;/html&gt;</string>
        </property>
       </widget>
      </item>
      <item row="9" column="4">
       <widget class="QTextBrowser" name="doors_text">
        <property name="verticalScrollBarPolicy">
         <enum>Qt::ScrollBarAlwaysOff</enum>
        </property>
        <property name="horizontalScrollBarPolicy">
         <enum>Qt::ScrollBarAlwaysOff</enum>
        </property>
        <property name="html">
         <string>&lt;!DOCTYPE HTML PUBLIC &quot;-//W3C//DTD HTML 4.0//EN&quot; &quot;http://www.w3.org/TR/REC-html40/strict.dtd&quot;&gt;
&lt;html&gt;&lt;head&gt;&lt;meta name=&quot;qrichtext&quot; content=&quot;1&quot; /&gt;&lt;style type=&quot;text/css&quot;&gt;
p, li { white-space: pre-wrap; }
&lt;/style&gt;&lt;/head&gt;&lt;body style=&quot; font-family:'MS Shell Dlg 2'; font-size:8.25pt; font-weight:400; font-style:normal;&quot;&gt;
&lt;p align=&quot;center&quot; style=&quot; margin-top:0px; margin-bottom:0px; margin-left:0px; margin-right:0px; -qt-block-indent:0; text-indent:0px;&quot;&gt;&lt;span style=&quot; font-size:16pt;&quot;&gt;Closed&lt;/span&gt;&lt;/p&gt;&lt;/body&gt;&lt;/html&gt;</string>
        </property>
       </widget>
      </item>
      <item row="6" column="4">
       <widget class="QTextBrowser" name="textBrowser"/>
      </item>
      <item row="2" column="4">
       <widget class="QLabel" name="trainNum_label">
        <property name="font">
         <font>
          <family>Arial</family>
          <pointsize>20</pointsize>
          <weight>75</weight>
          <bold>true</bold>
         </font>
        </property>
        <property name="text">
         <string>Train Number</string>
        </property>
        <property name="alignment">
         <set>Qt::AlignCenter</set>
        </property>
       </widget>
      </item>
     </layout>
    </item>
   </layout>
  </widget>
  <widget class="QMenuBar" name="menubar">
   <property name="geometry">
    <rect>
     <x>0</x>
     <y>0</y>
     <width>1920</width>
     <height>21</height>
    </rect>
   </property>
   <widget class="QMenu" name="menu">
    <property name="title">
     <string>Passenger Page</string>
    </property>
   </widget>
   <widget class="QMenu" name="menuDiagnostics_Page">
    <property name="title">
     <string>Diagnostics Page</string>
    </property>
   </widget>
   <widget class="QMenu" name="menuProperties_Page">
    <property name="title">
     <string>Properties Page</string>
    </property>
   </widget>
   <widget class="QMenu" name="menuTesting_Page">
    <property name="title">
     <string>Testing Page</string>
    </property>
   </widget>
   <addaction name="menu"/>
   <addaction name="menuDiagnostics_Page"/>
   <addaction name="menuProperties_Page"/>
   <addaction name="menuTesting_Page"/>
  </widget>
  <widget class="QStatusBar" name="statusbar"/>
 </widget>
 <resources/>
 <connections/>
</ui>
